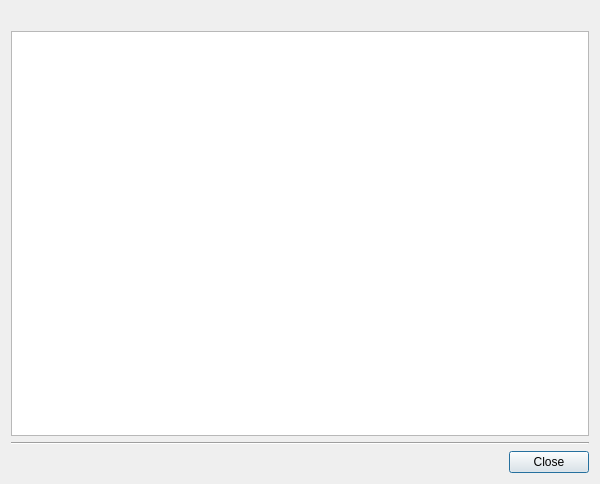
<?xml version="1.0" encoding="UTF-8"?>
<ui version="4.0">
 <author>George Staikos &lt;staikos@kde.org&gt;</author>
 <class>KJSErrorDlgBase</class>
 <widget class="QDialog" name="KJSErrorDlgBase">
  <property name="geometry">
   <rect>
    <x>0</x>
    <y>0</y>
    <width>600</width>
    <height>484</height>
   </rect>
  </property>
  <property name="windowTitle">
   <string>JavaScript Errors</string>
  </property>
  <property name="whatsThis">
   <string>This dialog provides you with notification and details of scripting errors that occur on web pages.  In many cases it is due to an error in the web site as designed by its author.  In other cases it is the result of a programming error in Konqueror.  If you suspect the former, please contact the webmaster of the site in question.  Conversely if you suspect an error in Konqueror, please file a bug report at https://bugs.kde.org/.  A test case which illustrates the problem will be appreciated.</string>
  </property>
  <layout class="QGridLayout">
   <property name="leftMargin">
    <number>11</number>
   </property>
   <property name="topMargin">
    <number>11</number>
   </property>
   <property name="rightMargin">
    <number>11</number>
   </property>
   <property name="bottomMargin">
    <number>11</number>
   </property>
   <property name="spacing">
    <number>6</number>
   </property>
   <item row="1" column="0">
    <widget class="QTextBrowser" name="_errorText">
     <property name="sizePolicy">
      <sizepolicy hsizetype="Expanding" vsizetype="Expanding">
       <horstretch>0</horstretch>
       <verstretch>1</verstretch>
      </sizepolicy>
     </property>
     <property name="acceptRichText">
      <bool>false</bool>
     </property>
    </widget>
   </item>
   <item row="2" column="0">
    <widget class="Line" name="line1">
     <property name="frameShape">
      <enum>QFrame::HLine</enum>
     </property>
     <property name="frameShadow">
      <enum>QFrame::Sunken</enum>
     </property>
     <property name="orientation">
      <enum>Qt::Horizontal</enum>
     </property>
    </widget>
   </item>
   <item row="0" column="0">
    <widget class="QLabel" name="_url"/>
   </item>
   <item row="3" column="0">
    <widget class="QDialogButtonBox" name="_buttonBox">
     <property name="standardButtons">
      <set>QDialogButtonBox::Close</set>
     </property>
    </widget>
   </item>
  </layout>
 </widget>
 <tabstops>
  <tabstop>_errorText</tabstop>
 </tabstops>
 <resources/>
 <connections/>
</ui>
